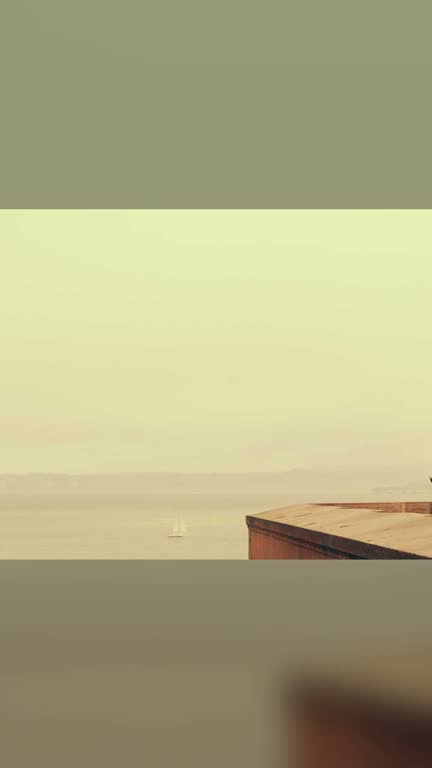
#> input picture test-v1/f00_00005.jpg, 432 x 768 px
$ python -i render_tips_reel.py   (imports and definitions only)
#> lines starting #> are read from the running program, lines starting #| are printed output that depends on the picture
#!/usr/bin/env python3
"""AQAR OF AFRICA - advice reel with Darija voice-over (ElevenLabs), expressive stock visuals (Pixabay),
calm word-by-word captions, ducked calm music, soft dissolves (no commercial whooshes), progress bar,
brand watermark and the brand end card (brand constitution 2026-10-23: trust and mini-lessons, never cheap ads).

Usage: render_tips_reel.py --plan reel.json --out reel.mp4 --preview preview.mp4 --work DIR
                           [--music track.mp3] [--logo logo.png] [--voices assets/voices.json] [--run N]
Plan (from Claude, built from the montage scenario validated in the TIPS PDF):
{"mode": "solo|dialogue", "title": "fixed top title", "hook": "...", "music": "calm|warm|upbeat|energetic",
 "cast": {"asker": "Loubna", "witness": "Hamid"},           # optional, names from assets/voices.json
 "scenes": [{"speaker": "narrator|asker|expert|witness", "line": "Darija voice text",
             "keywords": ["exact words of the line shown in the brand colour"],
             "visual": "english stock query", "visual_alt": "fallback query",
             "mood": "worry|happy|neutral|tension|relief", "sfx": "optional sound effect"}]}
On screen (reference style 2026-10-24): fixed title pill on top for the whole video, round logo badge top-right,
big captions of 2-3 words, keywords in brand gold, ordinal words (اولا، ثانيا...) alone and bigger.
Env: ELEVENLABS_API_KEY, PIXABAY_API_KEY, COVERR_API_KEY, PEXELS_API_KEY (all optional: without them the reel falls back to
estimated timing / brand backgrounds, so a render never fails because of an external service).
Prints one JSON line: {"seconds", "voice_ok", "voices", "credits_left", "visuals"}.
"""
import argparse, base64, json, os, random, re, subprocess, sys, urllib.parse, urllib.request

sys.path.insert(0, os.path.dirname(os.path.abspath(__file__)))
from render_reel import end_card
from render_video import ass_time, esc

W, H, FPS = 1080, 1920, 30
END = 3.5
PAD = 0.28            # silence after each line
XF = 0.5              # soft dissolve between scenes (cinematic, calm rhythm)
MUSIC_VOL = 0.16      # owner feedback 2026-10-23: music well under the voice-over (was 0.45)
FONT = "Tajawal ExtraBold"   # assets/fonts (Google Fonts, OFL), Arabic + Latin
FONTS_DIR = os.path.join(os.path.dirname(os.path.abspath(__file__)), "..", "assets", "fonts")
GOLD_ASS, NAVY_ASS = "&H004BB0E8&", "&H00201209&"   # brand gold (232,176,75) / navy (9,18,32) in ASS BGR
BADGE_D, BADGE_M = 190, 40
ORDINAL = re.compile(r"^[وف]?(أولا|اولا|أولاً|ثانيا|ثانياً|ثالثا|ثالثاً|رابعا|رابعاً|خامسا|خامساً|سادسا|سابعا|ثامنا|تاسعا|عاشرا|وأخيرا|أخيرا|اخيرا)[،,.:!]?$")
UA = {"User-Agent": "Mozilla/5.0 (AOA reels bot)"}
BAN = ("monkey", "ape", "animal", "dog", "cat", "bird", "wildlife", "zoo", "quran", "koran", "mosque", "prayer", "islam",
       "muslim", "religion", "church", "bible", "christian", "cross", "god", "pray", "bikini", "lingerie", "alcohol", "beer",
       "wine", "christmas", "xmas", "santa", "gift", "gifts", "present", "holiday", "costume", "robe", "kimono",
       "asian", "asia", "china", "japan", "india", "hindu", "buddha", "buddhism", "temple", "dollar", "dollars", "usd", "parchment",
       "antique", "vintage", "grunge", "bed", "bedroom", "sleep", "sleeping", "pajamas", "pyjamas", "nightgown",
       "sexy", "sensual", "seductive", "underwear", "lingerie", "bathroom", "shower", "bath", "makeup", "beauty", "fashion",
       "model", "glamour", "party", "drunk", "nightclub", "gym", "fitness", "yoga", "despair", "depression", "scream",
       "screaming", "crying", "tears", "grimace", "headache", "pain", "sick", "illness", "hospital", "texture", "background", "wallpaper", "illustration", "cartoon", "vector", "sign", "signs", "signage", "billboard", "banner", "poster", "advertisement", "logo", "brand", "chinese", "japanese", "korean", "calligraphy", "kanji", "hieroglyph", "newspaper", "graffiti", "apes", "monkeys", "cats", "dogs", "birds", "animals", "religious", "ramadan", "halloween", "zombie", "skull", "weapon", "gun", "war", "blood", "flag", "politic")
GENERIC = {"worry": ["worried businessman office", "business woman documents"],
           "tension": ["serious business meeting", "businessman reading contract"],
           "neutral": ["real estate agent client", "business meeting office"],
           "happy": ["real estate agent couple handshake", "couple new apartment keys"],
           "relief": ["business handshake", "smiling businessman office"]}
# owner style 2026-10-24: trust and formality. Every shot with people must show a professional context
# (suits, elegant office wear, offices, meetings, signing, property visits with an agent), never private life.
PRO = {"business", "businessman", "businesswoman", "businessmen", "suit", "suits", "office", "meeting", "professional",
       "corporate", "handshake", "agent", "realtor", "consultant", "contract", "documents", "document", "signing",
       "notary", "lawyer", "manager", "executive", "client", "clients", "deal", "agreement", "estate", "property",
       "apartment", "house", "keys", "interview", "desk", "workplace", "partnership", "negotiation", "bank", "formal",
       "tie", "presentation", "conference", "employee", "team", "colleagues", "architect", "engineer", "construction"}
HUMAN = {"man", "men", "woman", "women", "person", "people", "girl", "boy", "businessman", "businesswoman", "couple",
         "family", "hand", "hands", "lady", "guy", "male", "female", "adult", "worker", "father", "mother", "child", "human"}
STOP = {"the", "and", "with", "for", "from", "into", "at", "of", "on", "in", "a", "an", "his", "her", "their", "looking", "showing"}
ROLE_AR = {"asker": "المشتري", "expert": "الخبير", "witness": "تجربة", "narrator": ""}
MOOD_GRADE = {
    "worry": "eq=saturation=0.75:contrast=1.08:brightness=-0.03,colorbalance=bs=0.06:rs=-0.03",
    "tension": "eq=saturation=0.7:contrast=1.15:brightness=-0.05",
    "happy": "eq=saturation=1.2:contrast=1.04:brightness=0.02,colorbalance=rs=0.04:bs=-0.03",
    "relief": "eq=saturation=1.1:contrast=1.03:brightness=0.03",
    "neutral": "eq=saturation=1.05:contrast=1.04",
}


def log(*a):
    print(*a, file=sys.stderr, flush=True)


# [12 lines left out: functions run, http, not called in this run]


def duration(path):
    return float(run(["ffprobe", "-v", "error", "-show_entries", "format=duration", "-of", "default=nw=1:nk=1", path]).strip())


# ---------------------------------------------------------------- voices
# [25 lines left out: functions pick_voices, _pick_voices, not called in this run]


TAG = re.compile(r"\[[^\]]{1,40}\]")
ROLE_SETTINGS = {   # expert = the agency voice: steady and calm; other characters: freer, more emotional
    "expert": {"stability": 0.62, "similarity_boost": 0.8},
    "narrator": {"stability": 0.62, "similarity_boost": 0.8},
    "asker": {"stability": 0.35, "similarity_boost": 0.8},
    "witness": {"stability": 0.4, "similarity_boost": 0.8},
}


def clean_line(text, model):
    """Audio tags ([calm], [worried], [sighs]...) are read by Eleven v4 as delivery directions."""
    return re.sub(r"\s+", " ", text).strip()


# [50 lines left out: functions tts, sfx, credits_left, estimate_words, not called in this run]


# ---------------------------------------------------------------- visuals
PERSON = re.compile(r"\b(man|woman|men|women|guy|lady|businessman|businesswoman|person|agent|realtor|consultant|advisor|expert|buyer|seller)\b", re.I)


OTHER_SEX = {"male": {"woman", "women", "female", "girl", "girls", "lady", "businesswoman", "mother", "wife"},
             "female": {"man", "men", "male", "boy", "boys", "guy", "businessman", "father", "husband", "beard"}}


# [11 lines left out: function match_gender, not called in this run]


# What is SAID decides what is SEEN: real-estate terms of the spoken line -> stock-footage queries that show them.
# (owner feedback 2026-10-23: "title deed" must show someone reading property papers, never accounting sheets)
CONCEPTS = [
    (r"تصميم|التصميم|البلان|بلان|المهندس|مهندس|الهندسي|مكتب الدراسات|رخصة البناء", ["architect blueprint", "architect drawing plans", "engineer construction plans"]),
    (r"الورش|ورش|الشانطي|البني|بناء|البناء|المقاول", ["construction site worker", "building construction", "construction workers"]),
    (r"الموثق|موثق|العدول|عدول|العقد|عقد|توقيع|التوقيع|الكونطرا|كونطرا|سنيي", ["signing contract", "notary signing documents", "handshake contract"]),
    (r"الرسم|رسم|المحافظة|محافظة|التحفيظ|محفظ|الشهادة|شهادة|الملكية|ملكية|الوثائق|وثائق|الأوراق|الاوراق|الورقة|ورقة|الملف|ملف|الكاغيط",
     ["man reading documents", "couple reading documents", "woman reading papers", "checking documents"]),
    (r"العربون|عربون|خلص|خلّص|الخلاص|الفلوس|فلوس|درهم|الثمن|ثمن|السومة|ريال|مليون", ["cash money hands", "counting money", "paying cash"]),
    (r"الساروت|ساروت|المفاتيح|مفاتيح|السوارت", ["house keys hand", "keys new home", "giving keys"]),
    (r"البنك|بنك|القرض|قرض|الكريدي|كريدي|التمويل", ["bank loan meeting", "bank advisor client"]),
    (r"السمسار|سمسار|الوسيط|وسيط", ["real estate agent client", "agent showing house"]),
    (r"الكراء|كراء|كاري|المكتري|مكتري|الكاري", ["tenant apartment", "moving into apartment"]),
    (r"البحر|الشاطئ|البلاية|بلاية", ["beach sea view", "sea coast"]),
]
MONEY_Q = re.compile(r"\b(money|cash|bank|loan|tax|pay|paying|payment|price|budget|finance|counting)\b", re.I)
OFFICE_NOISE = {"accountant", "accounting", "financial", "finance", "chart", "charts", "graph", "graphs", "statistics",
                "analytics", "spreadsheet", "budget", "report", "data", "trading", "stock", "stocks", "diagram",
                "calculator", "invoice", "tax", "taxes", "economy", "profit", "analysis", "audit", "excel"}


# [106 lines left out: functions concept_queries, pixabay_pick, pexels_pick, not called in this run]


COVERR_BUDGET = [18]   # demo key: 50 requests/hour, keep a margin for a second reel in the same hour
# Coverr also hosts AI / abstract renders and lifestyle clips: never for an advice lesson
COVERR_BAN = {"ai", "generated", "abstract", "render", "rendering", "cgi", "animation", "animated", "3d", "egg", "sculpture",
              "art", "artistic", "surreal", "fantasy", "neon", "hologram", "futuristic", "skateboard", "skate", "selfie",
              "hipster", "teenager", "teen", "student", "students", "casual", "streetwear", "dance", "dancing", "music",
              "concert", "travel", "vacation", "beach", "surf", "sport", "running", "yoga", "fitness", "gaming", "game"}
# objects / actions that carry the meaning of an advice line (what is SAID must be SEEN)
MEANING = {"sign", "signing", "signature", "contract", "contracts", "document", "documents", "paper", "papers", "papers",
           "notary", "lawyer", "keys", "key", "handshake", "shaking", "meeting", "consultation", "explaining", "explain",
           "reading", "calculating", "calculator", "money", "cash", "payment", "paying", "bank", "loan", "house", "home",
           "apartment", "property", "building", "construction", "architect", "blueprint", "plan", "plans", "visit",
           "showing", "tour", "agent", "realtor", "office", "desk", "worried", "stress", "thinking", "smiling", "couple",
           "family", "client", "clients", "stamp", "stamping", "folder", "file", "tax", "taxes", "deal", "agreement"}


def _sig(title):
    return set(w for w in re.findall(r"[a-z]+", (title or "").lower()) if len(w) > 3)


# [67 lines left out: function coverr_pick, not called in this run]


# ---------------------------------------------------------------- vision check (owner 2026-10-24)
# The voice-over decides the shot: candidate clips from Coverr + Pixabay are shown to Claude (thumbnails) with the
# spoken line, and Claude picks the one that shows that exact idea in a professional style, or rejects them all.
VISION_MODEL = "claude-sonnet-5-5"
VISION_USED = []                     # titles / tags already chosen, so Claude avoids repeating the same scene or actor


# [103 lines left out: functions coverr_candidates, pixabay_candidates, _thumb_block, vision_pick, not called in this run]


VISION_APPROVED = []   # clips Claude already approved in this reel: last resort instead of a blind keyword pick


# [66 lines left out: functions vision_visual, brand_bg, scene_clip, not called in this run]


# ---------------------------------------------------------------- brand layer
def round_badge(logo, dst, d=BADGE_D):
    """AQAR OF AFRICA logo inside a white round badge with a thin gold ring, visible on any footage."""
#> called with logo = '../test-v1/f00_00005.jpg', dst = 'out.png', d = 190
    if not logo or not os.path.exists(logo):
        return None
    from PIL import Image, ImageDraw
    k = 3                                   # supersampled, then reduced: smooth circle edge
    D = d * k
    im = Image.new("RGBA", (D, D), (0, 0, 0, 0))
#> im: PIL image 570x570 RGBA; every value is 0
    dr = ImageDraw.Draw(im)
    dr.ellipse([0, 0, D - 1, D - 1], fill=(232, 176, 75, 255))
    ring = int(D * 0.035)
    dr.ellipse([ring, ring, D - 1 - ring, D - 1 - ring], fill=(255, 255, 255, 250))
    lg = Image.open(logo).convert("RGBA")
    box = D * 0.64
    sc = min(box / lg.width, box / lg.height)
#> sc = 0.475
    lg = lg.resize((int(lg.width * sc), int(lg.height * sc)), Image.LANCZOS)
#> lg: PIL image 205x364 RGBA
    im.alpha_composite(lg, ((D - lg.width) // 2, (D - lg.height) // 2 + int(D * 0.01)))
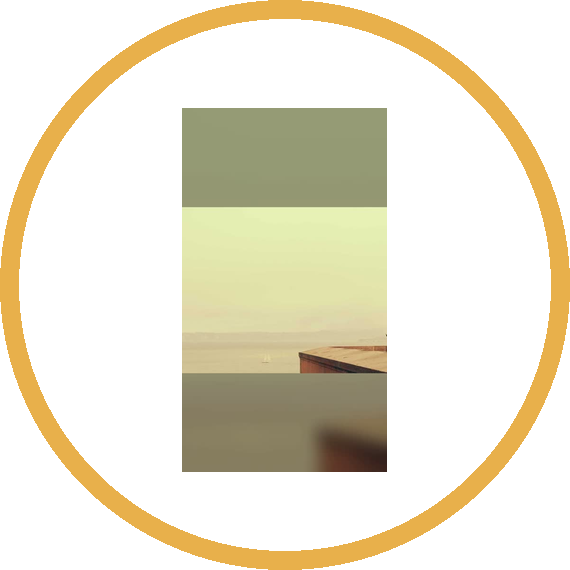
#> im: PIL image 570x570 RGBA; mean R, G, B, A 179.4, 173.1, 153.4, 197.9; transparent parts drawn white
    im.resize((d, d), Image.LANCZOS).save(dst)
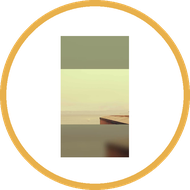
#> saved as out.png: PIL image 190x190 RGBA; mean R, G, B, A 184.5, 177.2, 154.5, 197.9; transparent parts drawn white
    return dst


# [14 lines left out: functions text_width, pill, not called in this run]


NORM = re.compile(r"[ً-ْـ]")
PUNCT = "،,.!؟?:;\"'«»()…-"


def norm(w):
    return NORM.sub("", w).strip(PUNCT).replace("أ", "ا").replace("إ", "ا").replace("آ", "ا")


# [240 lines left out: functions keyword_marks, build_ass, main, not called in this run]


# [2 lines not run here, left out]

>>> result = round_badge('../test-v1/f00_00005.jpg', 'out.png')

$ run again, on test-v1/f02_00022.jpg
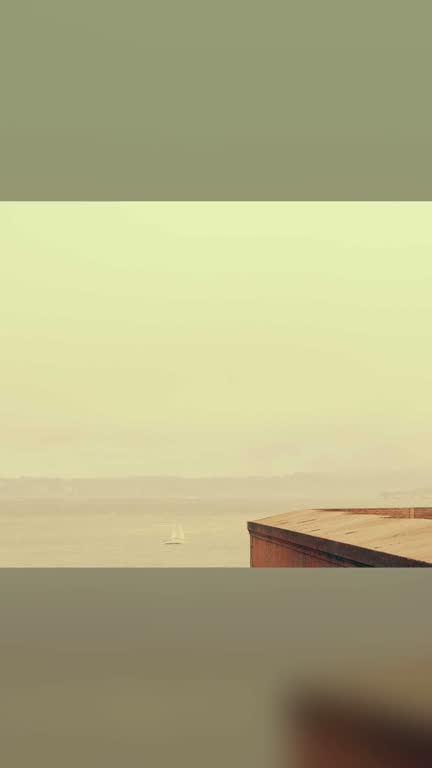
#> input picture test-v1/f02_00022.jpg, 432 x 768 px
#> in round_badge, `im.alpha_composite(lg, ((D - lg.width) // 2, (D - lg.height) // 2 + in..`:
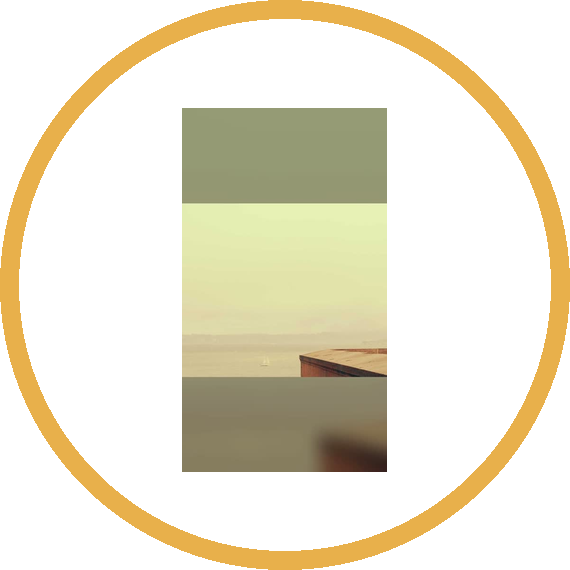
#> im: PIL image 570x570 RGBA; mean R, G, B, A 179.9, 173.6, 153.8, 197.9; transparent parts drawn white
#> in round_badge, `im.resize((d, d), Image.LANCZOS).save(dst)`:
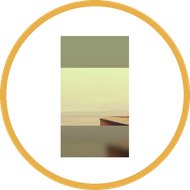
#> saved as out.png: PIL image 190x190 RGBA; mean R, G, B, A 184.9, 177.6, 154.9, 197.9; transparent parts drawn white

$ run again, on test-v1/f03_00031.jpg
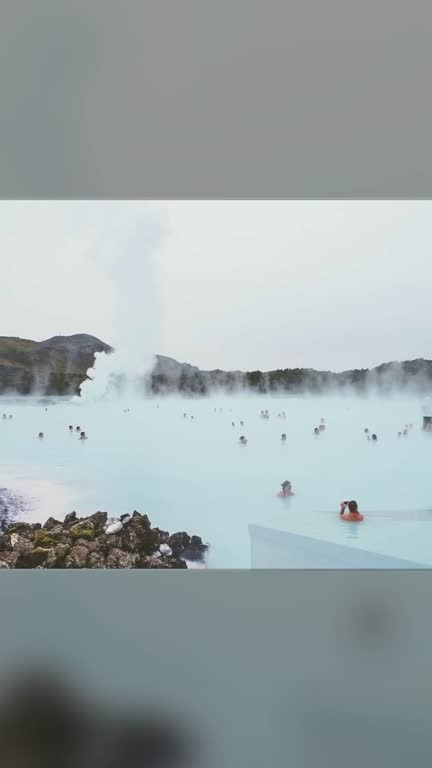
#> input picture test-v1/f03_00031.jpg, 432 x 768 px
#> in round_badge, `im.alpha_composite(lg, ((D - lg.width) // 2, (D - lg.height) // 2 + in..`:
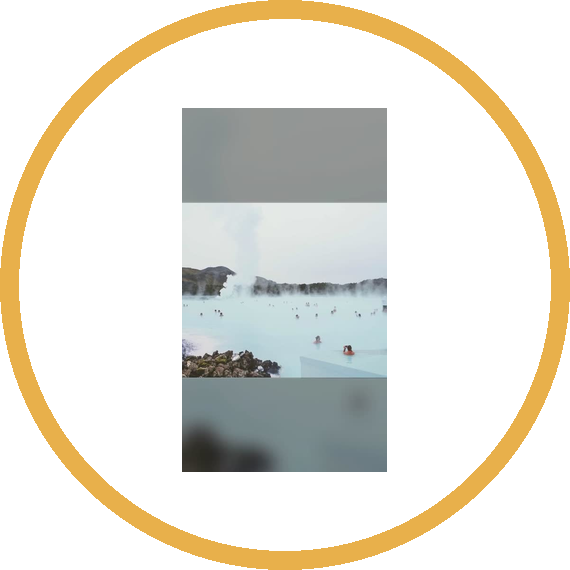
#> im: PIL image 570x570 RGBA; mean R, G, B, A 175.3, 172, 162.1, 197.9; transparent parts drawn white
#> in round_badge, `im.resize((d, d), Image.LANCZOS).save(dst)`:
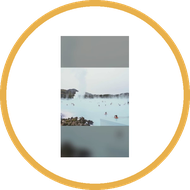
#> saved as out.png: PIL image 190x190 RGBA; mean R, G, B, A 180.4, 176, 163.2, 197.9; transparent parts drawn white
